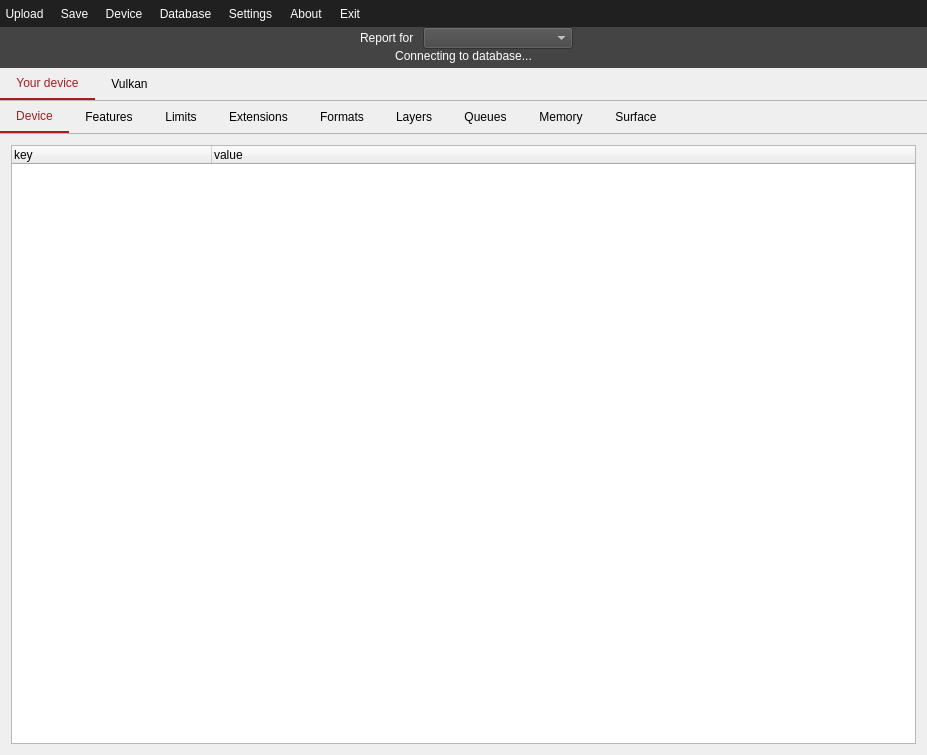
<?xml version="1.0" encoding="UTF-8"?>
<ui version="4.0">
 <class>vulkanCapsViewerClass</class>
 <widget class="QMainWindow" name="vulkanCapsViewerClass">
  <property name="geometry">
   <rect>
    <x>0</x>
    <y>0</y>
    <width>927</width>
    <height>755</height>
   </rect>
  </property>
  <property name="font">
   <font>
    <pointsize>12</pointsize>
    <weight>50</weight>
    <italic>false</italic>
    <bold>false</bold>
   </font>
  </property>
  <property name="windowTitle">
   <string>Vulkan Hardware Capability Viewer 1.0 (beta)</string>
  </property>
  <property name="autoFillBackground">
   <bool>false</bool>
  </property>
  <property name="styleSheet">
   <string notr="true">QToolBar {
	background-image: url(:/vulkancapsviewer/Resources/vulkan48.png);
	background-repeat:no;
	background-position:right;
	border:0px;
}

QTabWidget::pane {   
	align:center;
	border-top: 1px solid rgb(180, 180, 180);
}

QTabWidget::tab-bar { 
	alignment: center; 
}

QTabBar::tab {
    min-width: 8ex;
    padding: 8px 16px;
   border:0px;
}

QTabBar::tab:hover {       
	color: #cb2b30;
}

QTabBar::tab:selected {
border-bottom: 2px solid #a41e22;
color: #a41e22;
}

QToolButton {
color:#FFFFFF;
border-top:0px;
border-bottom:0px;
}

QToolButton::hover {       
	color: #cb2b30;
	background: rgb(180, 180, 180);
}</string>
  </property>
  <property name="documentMode">
   <bool>false</bool>
  </property>
  <property name="unifiedTitleAndToolBarOnMac">
   <bool>true</bool>
  </property>
  <widget class="QWidget" name="centralWidget">
   <property name="font">
    <font>
     <family>MS Shell Dlg 2</family>
     <pointsize>12</pointsize>
     <weight>50</weight>
     <italic>false</italic>
     <bold>false</bold>
    </font>
   </property>
   <property name="styleSheet">
    <string notr="true"/>
   </property>
   <layout class="QVBoxLayout" name="verticalLayout_7">
    <property name="spacing">
     <number>0</number>
    </property>
    <property name="leftMargin">
     <number>0</number>
    </property>
    <property name="topMargin">
     <number>0</number>
    </property>
    <property name="rightMargin">
     <number>0</number>
    </property>
    <property name="bottomMargin">
     <number>0</number>
    </property>
    <item>
     <widget class="QWidget" name="widget" native="true">
      <property name="styleSheet">
       <string notr="true">background-color: rgb(68, 68, 68);</string>
      </property>
      <layout class="QVBoxLayout" name="verticalLayout_16">
       <property name="spacing">
        <number>0</number>
       </property>
       <property name="leftMargin">
        <number>0</number>
       </property>
       <property name="topMargin">
        <number>0</number>
       </property>
       <property name="rightMargin">
        <number>0</number>
       </property>
       <property name="bottomMargin">
        <number>5</number>
       </property>
       <item>
        <widget class="QWidget" name="widget_5" native="true">
         <property name="enabled">
          <bool>true</bool>
         </property>
         <property name="cursor">
          <cursorShape>ArrowCursor</cursorShape>
         </property>
         <property name="styleSheet">
          <string notr="true">background-color: rgb(32, 32, 32);</string>
         </property>
         <layout class="QHBoxLayout" name="horizontalLayout_3">
          <property name="spacing">
           <number>5</number>
          </property>
          <property name="leftMargin">
           <number>0</number>
          </property>
          <property name="topMargin">
           <number>5</number>
          </property>
          <property name="rightMargin">
           <number>0</number>
          </property>
          <property name="bottomMargin">
           <number>5</number>
          </property>
          <item>
           <layout class="QHBoxLayout" name="horizontalLayout_buttons">
            <property name="spacing">
             <number>6</number>
            </property>
            <item>
             <widget class="QToolButton" name="toolButtonUpload">
              <property name="text">
               <string>Upload</string>
              </property>
              <property name="icon">
               <iconset resource="vulkancapsviewer.qrc">
                <normaloff>:/vulkancapsviewer/Resources/upload48.png</normaloff>:/vulkancapsviewer/Resources/upload48.png</iconset>
              </property>
              <property name="iconSize">
               <size>
                <width>64</width>
                <height>32</height>
               </size>
              </property>
              <property name="toolButtonStyle">
               <enum>Qt::ToolButtonTextUnderIcon</enum>
              </property>
             </widget>
            </item>
            <item>
             <widget class="QToolButton" name="toolButtonSave">
              <property name="text">
               <string>Save</string>
              </property>
              <property name="icon">
               <iconset resource="vulkancapsviewer.qrc">
                <normaloff>:/vulkancapsviewer/Resources/save48.png</normaloff>:/vulkancapsviewer/Resources/save48.png</iconset>
              </property>
              <property name="iconSize">
               <size>
                <width>64</width>
                <height>32</height>
               </size>
              </property>
              <property name="toolButtonStyle">
               <enum>Qt::ToolButtonTextUnderIcon</enum>
              </property>
             </widget>
            </item>
            <item>
             <widget class="QToolButton" name="toolButtonOnlineDevice">
              <property name="enabled">
               <bool>false</bool>
              </property>
              <property name="text">
               <string>Device</string>
              </property>
              <property name="icon">
               <iconset resource="vulkancapsviewer.qrc">
                <normaloff>:/vulkancapsviewer/Resources/device48.png</normaloff>:/vulkancapsviewer/Resources/device48.png</iconset>
              </property>
              <property name="iconSize">
               <size>
                <width>64</width>
                <height>32</height>
               </size>
              </property>
              <property name="toolButtonStyle">
               <enum>Qt::ToolButtonTextUnderIcon</enum>
              </property>
             </widget>
            </item>
            <item>
             <widget class="QToolButton" name="toolButtonOnlineDataBase">
              <property name="text">
               <string>Database</string>
              </property>
              <property name="icon">
               <iconset resource="vulkancapsviewer.qrc">
                <normaloff>:/vulkancapsviewer/Resources/browse48.png</normaloff>:/vulkancapsviewer/Resources/browse48.png</iconset>
              </property>
              <property name="iconSize">
               <size>
                <width>64</width>
                <height>32</height>
               </size>
              </property>
              <property name="toolButtonStyle">
               <enum>Qt::ToolButtonTextUnderIcon</enum>
              </property>
             </widget>
            </item>
            <item>
             <widget class="QToolButton" name="toolButtonSettings">
              <property name="text">
               <string>Settings</string>
              </property>
              <property name="icon">
               <iconset resource="vulkancapsviewer.qrc">
                <normaloff>:/vulkancapsviewer/Resources/settings48.png</normaloff>:/vulkancapsviewer/Resources/settings48.png</iconset>
              </property>
              <property name="iconSize">
               <size>
                <width>64</width>
                <height>32</height>
               </size>
              </property>
              <property name="toolButtonStyle">
               <enum>Qt::ToolButtonTextUnderIcon</enum>
              </property>
              <property name="arrowType">
               <enum>Qt::NoArrow</enum>
              </property>
             </widget>
            </item>
            <item>
             <widget class="QToolButton" name="toolButtonAbout">
              <property name="text">
               <string>About</string>
              </property>
              <property name="icon">
               <iconset resource="vulkancapsviewer.qrc">
                <normaloff>:/vulkancapsviewer/Resources/about48.png</normaloff>:/vulkancapsviewer/Resources/about48.png</iconset>
              </property>
              <property name="iconSize">
               <size>
                <width>64</width>
                <height>32</height>
               </size>
              </property>
              <property name="toolButtonStyle">
               <enum>Qt::ToolButtonTextUnderIcon</enum>
              </property>
             </widget>
            </item>
            <item>
             <widget class="QToolButton" name="toolButtonExit">
              <property name="text">
               <string>Exit</string>
              </property>
              <property name="icon">
               <iconset resource="vulkancapsviewer.qrc">
                <normaloff>:/vulkancapsviewer/Resources/close48.png</normaloff>:/vulkancapsviewer/Resources/close48.png</iconset>
              </property>
              <property name="iconSize">
               <size>
                <width>64</width>
                <height>32</height>
               </size>
              </property>
              <property name="toolButtonStyle">
               <enum>Qt::ToolButtonTextUnderIcon</enum>
              </property>
             </widget>
            </item>
            <item>
             <widget class="QLabel" name="label">
              <property name="lineWidth">
               <number>0</number>
              </property>
              <property name="text">
               <string/>
              </property>
              <property name="pixmap">
               <pixmap resource="vulkancapsviewer.qrc">:/vulkancapsviewer/Resources/vulkan48.png</pixmap>
              </property>
              <property name="alignment">
               <set>Qt::AlignRight|Qt::AlignTrailing|Qt::AlignVCenter</set>
              </property>
             </widget>
            </item>
           </layout>
          </item>
         </layout>
        </widget>
       </item>
       <item>
        <layout class="QFormLayout" name="formLayout">
         <property name="labelAlignment">
          <set>Qt::AlignCenter</set>
         </property>
         <property name="formAlignment">
          <set>Qt::AlignHCenter|Qt::AlignTop</set>
         </property>
         <item row="0" column="0">
          <widget class="QLabel" name="reportForLabel">
           <property name="sizePolicy">
            <sizepolicy hsizetype="Fixed" vsizetype="Preferred">
             <horstretch>0</horstretch>
             <verstretch>0</verstretch>
            </sizepolicy>
           </property>
           <property name="styleSheet">
            <string notr="true">color: rgb(255, 255, 255);</string>
           </property>
           <property name="text">
            <string>Report for </string>
           </property>
          </widget>
         </item>
         <item row="0" column="1">
          <widget class="QComboBox" name="comboBoxGPU">
           <property name="sizePolicy">
            <sizepolicy hsizetype="Fixed" vsizetype="Fixed">
             <horstretch>0</horstretch>
             <verstretch>0</verstretch>
            </sizepolicy>
           </property>
           <property name="minimumSize">
            <size>
             <width>150</width>
             <height>0</height>
            </size>
           </property>
           <property name="styleSheet">
            <string notr="true">color: rgb(255, 255, 255);</string>
           </property>
          </widget>
         </item>
        </layout>
       </item>
       <item>
        <widget class="QLabel" name="labelDevicePresent">
         <property name="styleSheet">
          <string notr="true">color: rgb(255, 255, 255);</string>
         </property>
         <property name="text">
          <string>Connecting to database...</string>
         </property>
         <property name="alignment">
          <set>Qt::AlignCenter</set>
         </property>
        </widget>
       </item>
      </layout>
     </widget>
    </item>
    <item>
     <widget class="QTabWidget" name="tabWidget">
      <property name="tabPosition">
       <enum>QTabWidget::North</enum>
      </property>
      <property name="tabShape">
       <enum>QTabWidget::Rounded</enum>
      </property>
      <property name="currentIndex">
       <number>0</number>
      </property>
      <property name="documentMode">
       <bool>false</bool>
      </property>
      <property name="tabsClosable">
       <bool>false</bool>
      </property>
      <property name="tabBarAutoHide">
       <bool>false</bool>
      </property>
      <widget class="QWidget" name="tabDevice">
       <attribute name="title">
        <string>Your device</string>
       </attribute>
       <layout class="QHBoxLayout" name="horizontalLayout_2">
        <property name="spacing">
         <number>0</number>
        </property>
        <property name="leftMargin">
         <number>0</number>
        </property>
        <property name="topMargin">
         <number>0</number>
        </property>
        <property name="rightMargin">
         <number>0</number>
        </property>
        <property name="bottomMargin">
         <number>0</number>
        </property>
        <item>
         <widget class="QTabWidget" name="tabWidgetDevice">
          <property name="tabPosition">
           <enum>QTabWidget::North</enum>
          </property>
          <property name="tabShape">
           <enum>QTabWidget::Rounded</enum>
          </property>
          <property name="currentIndex">
           <number>0</number>
          </property>
          <property name="tabBarAutoHide">
           <bool>false</bool>
          </property>
          <widget class="QWidget" name="tab_6">
           <attribute name="title">
            <string>Device</string>
           </attribute>
           <layout class="QHBoxLayout" name="horizontalLayout">
            <item>
             <widget class="QTreeWidget" name="treeWidgetDeviceProperties">
              <property name="styleSheet">
               <string notr="true">QTreeView::item { 	height: 1.25em;  }</string>
              </property>
              <property name="editTriggers">
               <set>QAbstractItemView::NoEditTriggers</set>
              </property>
              <property name="alternatingRowColors">
               <bool>true</bool>
              </property>
              <attribute name="headerDefaultSectionSize">
               <number>200</number>
              </attribute>
              <attribute name="headerStretchLastSection">
               <bool>true</bool>
              </attribute>
              <column>
               <property name="text">
                <string>key</string>
               </property>
              </column>
              <column>
               <property name="text">
                <string>value</string>
               </property>
              </column>
             </widget>
            </item>
           </layout>
          </widget>
          <widget class="QWidget" name="tab_3">
           <attribute name="title">
            <string>Features</string>
           </attribute>
           <layout class="QVBoxLayout" name="verticalLayout_13">
            <item>
             <widget class="QWidget" name="widget_3" native="true">
              <layout class="QFormLayout" name="formLayout_3">
               <property name="leftMargin">
                <number>0</number>
               </property>
               <property name="topMargin">
                <number>2</number>
               </property>
               <property name="rightMargin">
                <number>0</number>
               </property>
               <property name="bottomMargin">
                <number>2</number>
               </property>
               <item row="0" column="1">
                <widget class="QLineEdit" name="filterLineEditFeatures">
                 <property name="sizePolicy">
                  <sizepolicy hsizetype="Fixed" vsizetype="Fixed">
                   <horstretch>0</horstretch>
                   <verstretch>0</verstretch>
                  </sizepolicy>
                 </property>
                </widget>
               </item>
               <item row="0" column="0">
                <widget class="QLabel" name="filterLabel_2">
                 <property name="text">
                  <string>Filter :</string>
                 </property>
                </widget>
               </item>
              </layout>
             </widget>
            </item>
            <item>
             <widget class="QTreeView" name="treeViewDeviceFeatures">
              <property name="styleSheet">
               <string notr="true">QTreeView::item { 	height: 1.25em;  }</string>
              </property>
              <property name="editTriggers">
               <set>QAbstractItemView::NoEditTriggers</set>
              </property>
              <property name="alternatingRowColors">
               <bool>true</bool>
              </property>
              <attribute name="headerVisible">
               <bool>false</bool>
              </attribute>
              <attribute name="headerMinimumSectionSize">
               <number>200</number>
              </attribute>
             </widget>
            </item>
           </layout>
          </widget>
          <widget class="QWidget" name="tabDeviceLimits">
           <attribute name="title">
            <string>Limits</string>
           </attribute>
           <layout class="QVBoxLayout" name="verticalLayout_4">
            <item>
             <widget class="QWidget" name="widget_2" native="true">
              <layout class="QFormLayout" name="formLayout_2">
               <property name="leftMargin">
                <number>0</number>
               </property>
               <property name="topMargin">
                <number>2</number>
               </property>
               <property name="rightMargin">
                <number>0</number>
               </property>
               <property name="bottomMargin">
                <number>2</number>
               </property>
               <item row="0" column="0">
                <widget class="QLabel" name="filterLabel">
                 <property name="text">
                  <string>Filter :</string>
                 </property>
                </widget>
               </item>
               <item row="0" column="1">
                <widget class="QLineEdit" name="filterLineEditLimits">
                 <property name="sizePolicy">
                  <sizepolicy hsizetype="Fixed" vsizetype="Fixed">
                   <horstretch>0</horstretch>
                   <verstretch>0</verstretch>
                  </sizepolicy>
                 </property>
                </widget>
               </item>
              </layout>
             </widget>
            </item>
            <item>
             <widget class="QTreeView" name="treeViewDeviceLimits">
              <property name="styleSheet">
               <string notr="true">QTreeView::item { 	height: 1.25em;  }</string>
              </property>
              <property name="editTriggers">
               <set>QAbstractItemView::NoEditTriggers</set>
              </property>
              <property name="alternatingRowColors">
               <bool>true</bool>
              </property>
              <property name="headerHidden">
               <bool>true</bool>
              </property>
             </widget>
            </item>
           </layout>
          </widget>
          <widget class="QWidget" name="tab">
           <attribute name="title">
            <string>Extensions</string>
           </attribute>
           <layout class="QVBoxLayout" name="verticalLayout_12">
            <item>
             <widget class="QTreeWidget" name="treeWidgetDeviceExtensions">
              <property name="styleSheet">
               <string notr="true">QTreeView::item { 	height: 1.25em;  }</string>
              </property>
              <property name="editTriggers">
               <set>QAbstractItemView::NoEditTriggers</set>
              </property>
              <property name="alternatingRowColors">
               <bool>true</bool>
              </property>
              <column>
               <property name="text">
                <string>Name</string>
               </property>
              </column>
              <column>
               <property name="text">
                <string>Version</string>
               </property>
              </column>
             </widget>
            </item>
           </layout>
          </widget>
          <widget class="QWidget" name="tab_11">
           <attribute name="title">
            <string>Formats</string>
           </attribute>
           <layout class="QVBoxLayout" name="verticalLayout_14">
            <item>
             <widget class="QWidget" name="widget_4" native="true">
              <layout class="QFormLayout" name="formLayout_4">
               <property name="leftMargin">
                <number>0</number>
               </property>
               <property name="topMargin">
                <number>2</number>
               </property>
               <property name="rightMargin">
                <number>0</number>
               </property>
               <property name="bottomMargin">
                <number>2</number>
               </property>
               <item row="0" column="0">
                <widget class="QLabel" name="filterLabel_3">
                 <property name="text">
                  <string>Filter :</string>
                 </property>
                </widget>
               </item>
               <item row="0" column="1">
                <widget class="QLineEdit" name="filterLineEditFormats">
                 <property name="sizePolicy">
                  <sizepolicy hsizetype="Fixed" vsizetype="Fixed">
                   <horstretch>0</horstretch>
                   <verstretch>0</verstretch>
                  </sizepolicy>
                 </property>
                </widget>
               </item>
              </layout>
             </widget>
            </item>
            <item>
             <widget class="QTreeView" name="treeViewFormats">
              <property name="styleSheet">
               <string notr="true">QTreeView::item { 	height: 1.25em;  }</string>
              </property>
              <property name="editTriggers">
               <set>QAbstractItemView::NoEditTriggers</set>
              </property>
              <property name="alternatingRowColors">
               <bool>true</bool>
              </property>
              <property name="sortingEnabled">
               <bool>true</bool>
              </property>
              <attribute name="headerMinimumSectionSize">
               <number>250</number>
              </attribute>
             </widget>
            </item>
           </layout>
          </widget>
          <widget class="QWidget" name="tab_9">
           <attribute name="title">
            <string>Layers</string>
           </attribute>
           <layout class="QVBoxLayout" name="verticalLayout_6">
            <item>
             <widget class="QTreeWidget" name="treeWidgetDeviceLayers">
              <property name="styleSheet">
               <string notr="true">QTreeView::item { 	height: 1.25em;  }</string>
              </property>
              <property name="editTriggers">
               <set>QAbstractItemView::NoEditTriggers</set>
              </property>
              <property name="alternatingRowColors">
               <bool>true</bool>
              </property>
              <attribute name="headerDefaultSectionSize">
               <number>200</number>
              </attribute>
              <attribute name="headerStretchLastSection">
               <bool>true</bool>
              </attribute>
              <column>
               <property name="text">
                <string>Name</string>
               </property>
              </column>
              <column>
               <property name="text">
                <string>Specification</string>
               </property>
              </column>
              <column>
               <property name="text">
                <string>Impementation</string>
               </property>
              </column>
              <column>
               <property name="text">
                <string>Extensioncount</string>
               </property>
              </column>
              <column>
               <property name="text">
                <string>Description</string>
               </property>
              </column>
             </widget>
            </item>
           </layout>
          </widget>
          <widget class="QWidget" name="tab_12">
           <attribute name="title">
            <string>Queues</string>
           </attribute>
           <layout class="QVBoxLayout" name="verticalLayout_15">
            <item>
             <widget class="QTreeWidget" name="treeWidgetQueues">
              <property name="styleSheet">
               <string notr="true">QTreeView::item { 	height: 1.25em;  }</string>
              </property>
              <property name="editTriggers">
               <set>QAbstractItemView::NoEditTriggers</set>
              </property>
              <property name="alternatingRowColors">
               <bool>true</bool>
              </property>
              <attribute name="headerDefaultSectionSize">
               <number>250</number>
              </attribute>
              <attribute name="headerStretchLastSection">
               <bool>true</bool>
              </attribute>
              <column>
               <property name="text">
                <string>key</string>
               </property>
              </column>
              <column>
               <property name="text">
                <string>value</string>
               </property>
              </column>
             </widget>
            </item>
           </layout>
          </widget>
          <widget class="QWidget" name="tab_2">
           <attribute name="title">
            <string>Memory</string>
           </attribute>
           <layout class="QVBoxLayout" name="verticalLayout_17">
            <item>
             <widget class="QTreeWidget" name="treeWidgetDeviceMemory">
              <property name="styleSheet">
               <string notr="true">QTreeView::item { 	height: 1.25em;  }</string>
              </property>
              <property name="editTriggers">
               <set>QAbstractItemView::NoEditTriggers</set>
              </property>
              <property name="alternatingRowColors">
               <bool>true</bool>
              </property>
              <attribute name="headerDefaultSectionSize">
               <number>200</number>
              </attribute>
              <attribute name="headerStretchLastSection">
               <bool>true</bool>
              </attribute>
              <column>
               <property name="text">
                <string>key</string>
               </property>
              </column>
              <column>
               <property name="text">
                <string>value</string>
               </property>
              </column>
             </widget>
            </item>
           </layout>
          </widget>
          <widget class="QWidget" name="tab_4">
           <attribute name="title">
            <string>Surface</string>
           </attribute>
           <layout class="QVBoxLayout" name="verticalLayout">
            <item>
             <widget class="QTreeWidget" name="treeWidgetSurface">
              <property name="styleSheet">
               <string notr="true">QTreeView::item { 	height: 1.25em;  }</string>
              </property>
              <property name="editTriggers">
               <set>QAbstractItemView::NoEditTriggers</set>
              </property>
              <property name="alternatingRowColors">
               <bool>true</bool>
              </property>
              <attribute name="headerDefaultSectionSize">
               <number>200</number>
              </attribute>
              <attribute name="headerStretchLastSection">
               <bool>true</bool>
              </attribute>
              <column>
               <property name="text">
                <string>key</string>
               </property>
              </column>
              <column>
               <property name="text">
                <string>value</string>
               </property>
              </column>
             </widget>
            </item>
           </layout>
          </widget>
         </widget>
        </item>
       </layout>
      </widget>
      <widget class="QWidget" name="tab_5">
       <attribute name="title">
        <string>Vulkan</string>
       </attribute>
       <layout class="QVBoxLayout" name="verticalLayout_8">
        <property name="spacing">
         <number>0</number>
        </property>
        <property name="leftMargin">
         <number>0</number>
        </property>
        <property name="topMargin">
         <number>0</number>
        </property>
        <property name="rightMargin">
         <number>0</number>
        </property>
        <property name="bottomMargin">
         <number>0</number>
        </property>
        <item>
         <widget class="QTabWidget" name="tabWidget_2">
          <property name="tabPosition">
           <enum>QTabWidget::North</enum>
          </property>
          <property name="currentIndex">
           <number>0</number>
          </property>
          <widget class="QWidget" name="tabVulkanLayers">
           <attribute name="title">
            <string>Layers</string>
           </attribute>
           <layout class="QVBoxLayout" name="verticalLayout_9">
            <item>
             <widget class="QTreeWidget" name="treeWidgetGlobalLayers">
              <property name="styleSheet">
               <string notr="true">QTreeView::item { 	height: 1.25em;  }</string>
              </property>
              <property name="editTriggers">
               <set>QAbstractItemView::NoEditTriggers</set>
              </property>
              <property name="alternatingRowColors">
               <bool>true</bool>
              </property>
              <property name="indentation">
               <number>10</number>
              </property>
              <attribute name="headerDefaultSectionSize">
               <number>200</number>
              </attribute>
              <attribute name="headerStretchLastSection">
               <bool>true</bool>
              </attribute>
              <column>
               <property name="text">
                <string>Name</string>
               </property>
              </column>
              <column>
               <property name="text">
                <string>Specification</string>
               </property>
              </column>
              <column>
               <property name="text">
                <string>Impementation</string>
               </property>
              </column>
              <column>
               <property name="text">
                <string>Extensioncount</string>
               </property>
              </column>
              <column>
               <property name="text">
                <string>Description</string>
               </property>
              </column>
             </widget>
            </item>
           </layout>
          </widget>
          <widget class="QWidget" name="tabVulkanExtensions">
           <attribute name="title">
            <string>Extensions</string>
           </attribute>
           <layout class="QVBoxLayout" name="verticalLayout_10">
            <item>
             <widget class="QTreeWidget" name="treeWidgetGlobalExtenssions">
              <property name="styleSheet">
               <string notr="true">QTreeView::item { 	height: 1.25em;  }</string>
              </property>
              <property name="editTriggers">
               <set>QAbstractItemView::NoEditTriggers</set>
              </property>
              <property name="alternatingRowColors">
               <bool>true</bool>
              </property>
              <column>
               <property name="text">
                <string>Name</string>
               </property>
              </column>
              <column>
               <property name="text">
                <string>Version</string>
               </property>
              </column>
             </widget>
            </item>
           </layout>
          </widget>
         </widget>
        </item>
       </layout>
      </widget>
     </widget>
    </item>
   </layout>
  </widget>
  <widget class="QMenuBar" name="menuBar">
   <property name="geometry">
    <rect>
     <x>0</x>
     <y>0</y>
     <width>927</width>
     <height>20</height>
    </rect>
   </property>
  </widget>
  <action name="actionRefresh">
   <property name="enabled">
    <bool>true</bool>
   </property>
   <property name="icon">
    <iconset resource="vulkancapsviewer.qrc">
     <normaloff>:/vulkancapsviewer/Resources/refresh48.png</normaloff>:/vulkancapsviewer/Resources/refresh48.png</iconset>
   </property>
   <property name="text">
    <string>Refresh</string>
   </property>
   <property name="toolTip">
    <string>Refresh report</string>
   </property>
   <property name="visible">
    <bool>true</bool>
   </property>
   <property name="iconVisibleInMenu">
    <bool>true</bool>
   </property>
  </action>
  <action name="actionUpload">
   <property name="enabled">
    <bool>true</bool>
   </property>
   <property name="icon">
    <iconset resource="vulkancapsviewer.qrc">
     <normaloff>:/vulkancapsviewer/Resources/upload48.png</normaloff>:/vulkancapsviewer/Resources/upload48.png</iconset>
   </property>
   <property name="text">
    <string>Upload</string>
   </property>
   <property name="toolTip">
    <string>Upload device report to online database</string>
   </property>
  </action>
  <action name="actionDatabase">
   <property name="icon">
    <iconset resource="vulkancapsviewer.qrc">
     <normaloff>:/vulkancapsviewer/Resources/browse48.png</normaloff>:/vulkancapsviewer/Resources/browse48.png</iconset>
   </property>
   <property name="text">
    <string>Database</string>
   </property>
   <property name="toolTip">
    <string>Display online database in default browser</string>
   </property>
  </action>
  <action name="actionSettings">
   <property name="enabled">
    <bool>true</bool>
   </property>
   <property name="icon">
    <iconset resource="vulkancapsviewer.qrc">
     <normaloff>:/vulkancapsviewer/Resources/settings48.png</normaloff>:/vulkancapsviewer/Resources/settings48.png</iconset>
   </property>
   <property name="text">
    <string>Settings</string>
   </property>
   <property name="toolTip">
    <string>Application settings</string>
   </property>
  </action>
  <action name="actionAbout">
   <property name="icon">
    <iconset resource="vulkancapsviewer.qrc">
     <normaloff>:/vulkancapsviewer/Resources/about48.png</normaloff>:/vulkancapsviewer/Resources/about48.png</iconset>
   </property>
   <property name="text">
    <string>About</string>
   </property>
   <property name="toolTip">
    <string>Application information</string>
   </property>
  </action>
  <action name="actionExit">
   <property name="icon">
    <iconset resource="vulkancapsviewer.qrc">
     <normaloff>:/vulkancapsviewer/Resources/close48.png</normaloff>:/vulkancapsviewer/Resources/close48.png</iconset>
   </property>
   <property name="text">
    <string>Exit</string>
   </property>
   <property name="toolTip">
    <string>Close the application</string>
   </property>
  </action>
  <action name="actionSaveReport">
   <property name="enabled">
    <bool>true</bool>
   </property>
   <property name="icon">
    <iconset resource="vulkancapsviewer.qrc">
     <normaloff>:/vulkancapsviewer/Resources/save48.png</normaloff>:/vulkancapsviewer/Resources/save48.png</iconset>
   </property>
   <property name="text">
    <string>Save</string>
   </property>
   <property name="iconText">
    <string>Save</string>
   </property>
   <property name="toolTip">
    <string>Save current device info to disk</string>
   </property>
  </action>
 </widget>
 <layoutdefault spacing="6" margin="11"/>
 <resources>
  <include location="vulkancapsviewer.qrc"/>
 </resources>
 <connections/>
</ui>
